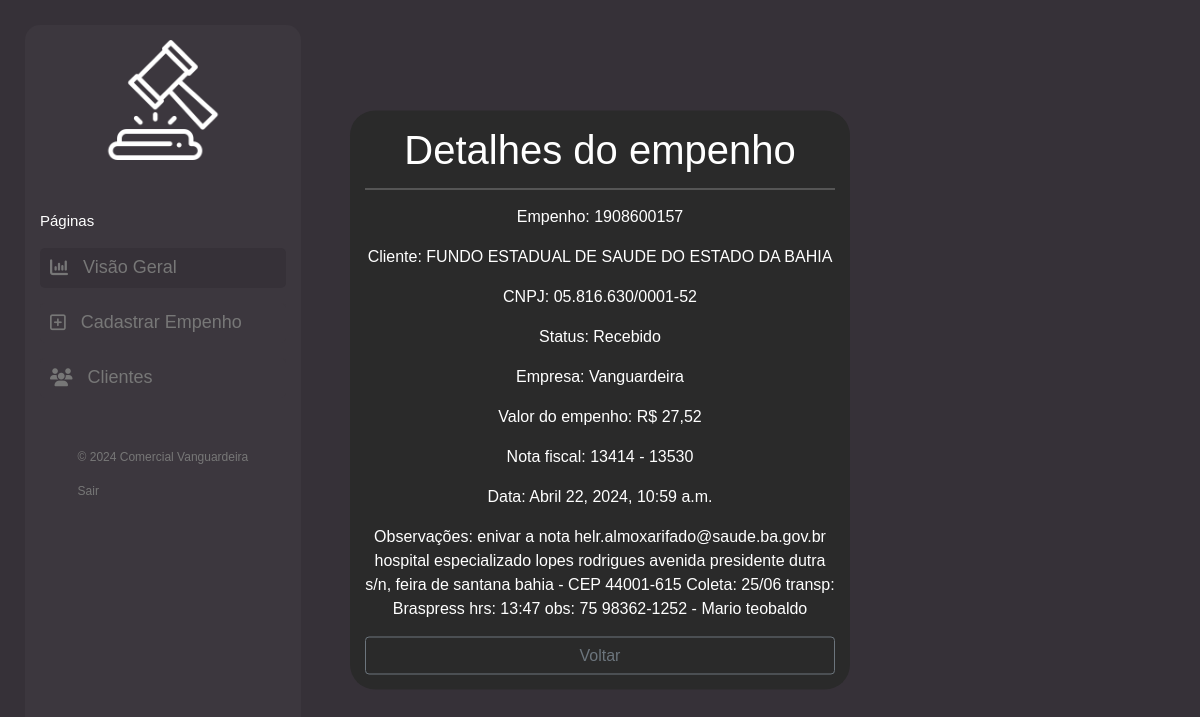
/cliente/detalhe/4033/ (signed in), run on an earlier commit of the app's database.
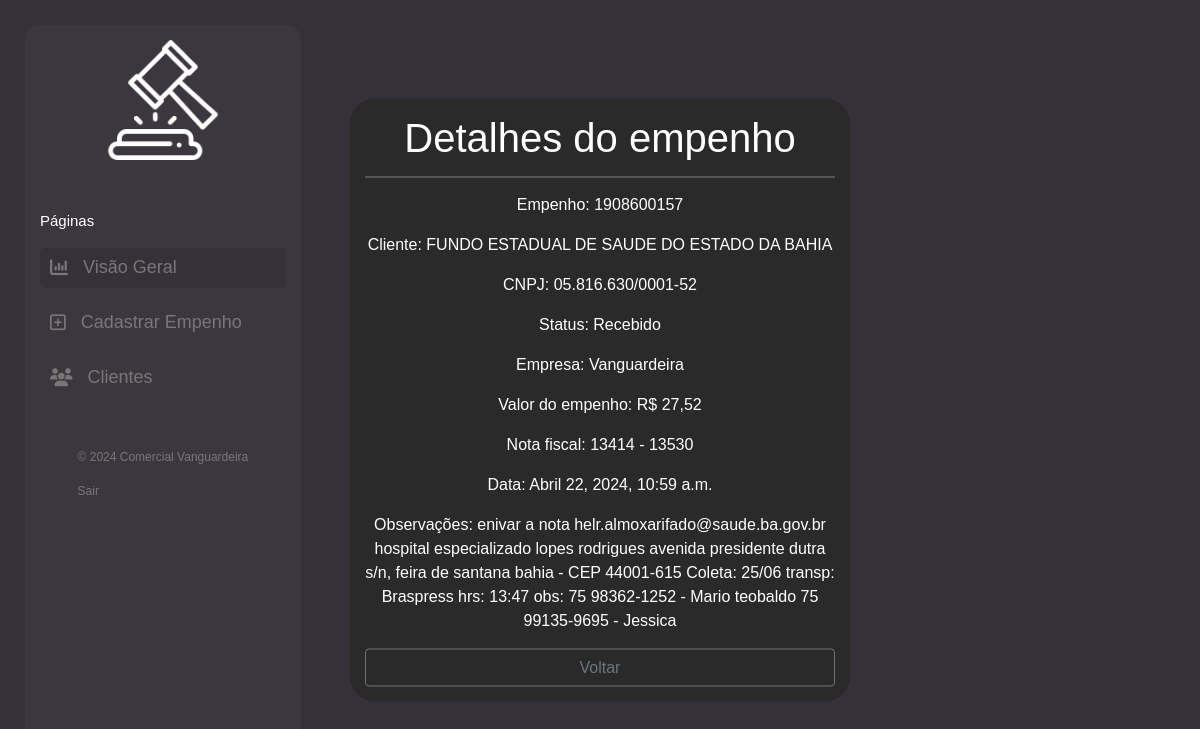
And on a later commit of the database.
### cliente/models.py (models this page shows, shortened)
class Cliente(models.Model):
    numero = models.CharField(max_length=255)
    nome = models.CharField(max_length=255)
    cnpj = models.CharField(max_length=255)
    data_criacao = models.DateTimeField(default=timezone.now)
    categoria = models.ForeignKey(Categoria, on_delete=models.DO_NOTHING)
    empresa = models.ForeignKey(Empresa, on_delete=models.DO_NOTHING)
    empenho = models.FileField(upload_to='empenhos/', max_length=500)
    nfe = models.FileField(upload_to='notas/', max_length=500, default='0', blank=True)
    n_nfe = models.CharField(max_length=255, blank=True)
    descricao = models.TextField(blank=True)
    valor = models.CharField(max_length=255)

class Categoria(models.Model):
    nome = models.CharField(max_length=255)
    def __str__(self):
        return self.nome

class Empresa(models.Model):
    nome = models.CharField(max_length=255)
    def __str__(self):
        return self.nome

### cliente/views.py (the view)
# urls.py: path('cliente/detalhe/<int:pk>/', views.detalhe, name="detalhe"),
@login_required(login_url='login')
def detalhe(request, pk):
    cliente = Cliente.objects.get(pk=pk)
    return render(request, 'cliente/detalhe.html', {'cliente': cliente})

### cliente/templates/cliente/detalhe.html
{% extends 'base.html' %}
{% block conteudo %}
<div class="contents">
    <h1>Detalhes do empenho</h1>
    <div class="contents-info">
        <p>Empenho: {{ cliente.numero }}</p>
        <p>Cliente: {{ cliente.nome }}</p>
        <p>CNPJ: {{ cliente.cnpj }}</p>
        <p>Status: {{ cliente.categoria }}</p>
        <p>Empresa: {{ cliente.empresa }}</p>
        <p>Valor do empenho: R$ {{ cliente.valor }}</p>
        <p>Nota fiscal: {{ cliente.n_nfe }}</p>
        <p>Data: {{ cliente.data_criacao }}</p>
        <p>Observações: {{ cliente.descricao }}</p>
        <a href="{{ request.META.HTTP_REFERER }}" class="btn btn-outline-secondary" style="width: 100%">Voltar</a>
    </div>
</div>
{% endblock%}

What changed in the data, as far as the page shows it:
changed Cliente "FUNDO ESTADUAL DE SAUDE DO ESTADO DA BAHIA": descricao "…98362-1252 - Mario teobaldo" → "…98362-1252 - Mario teobaldo 75 99135-9695 - Jessica"
